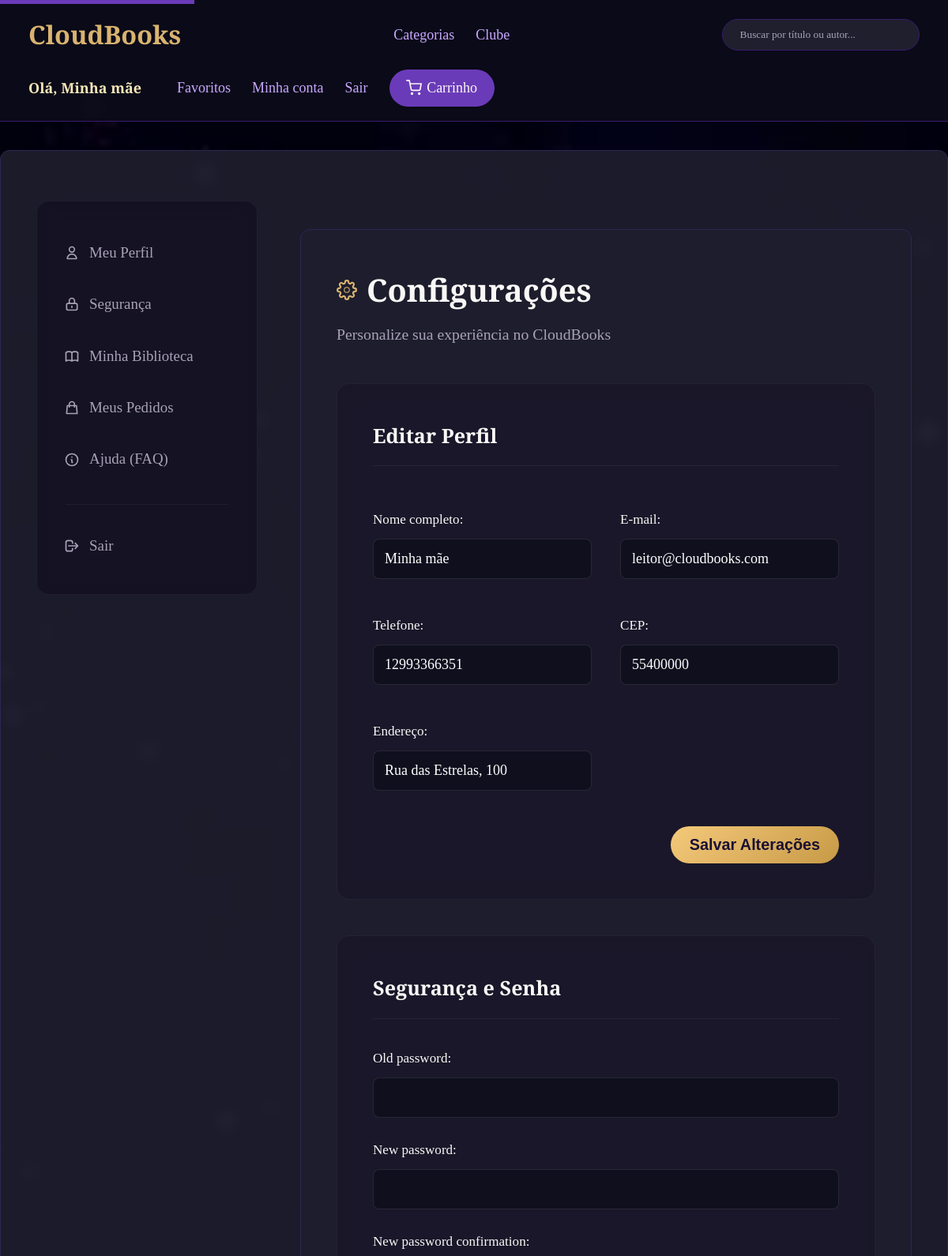
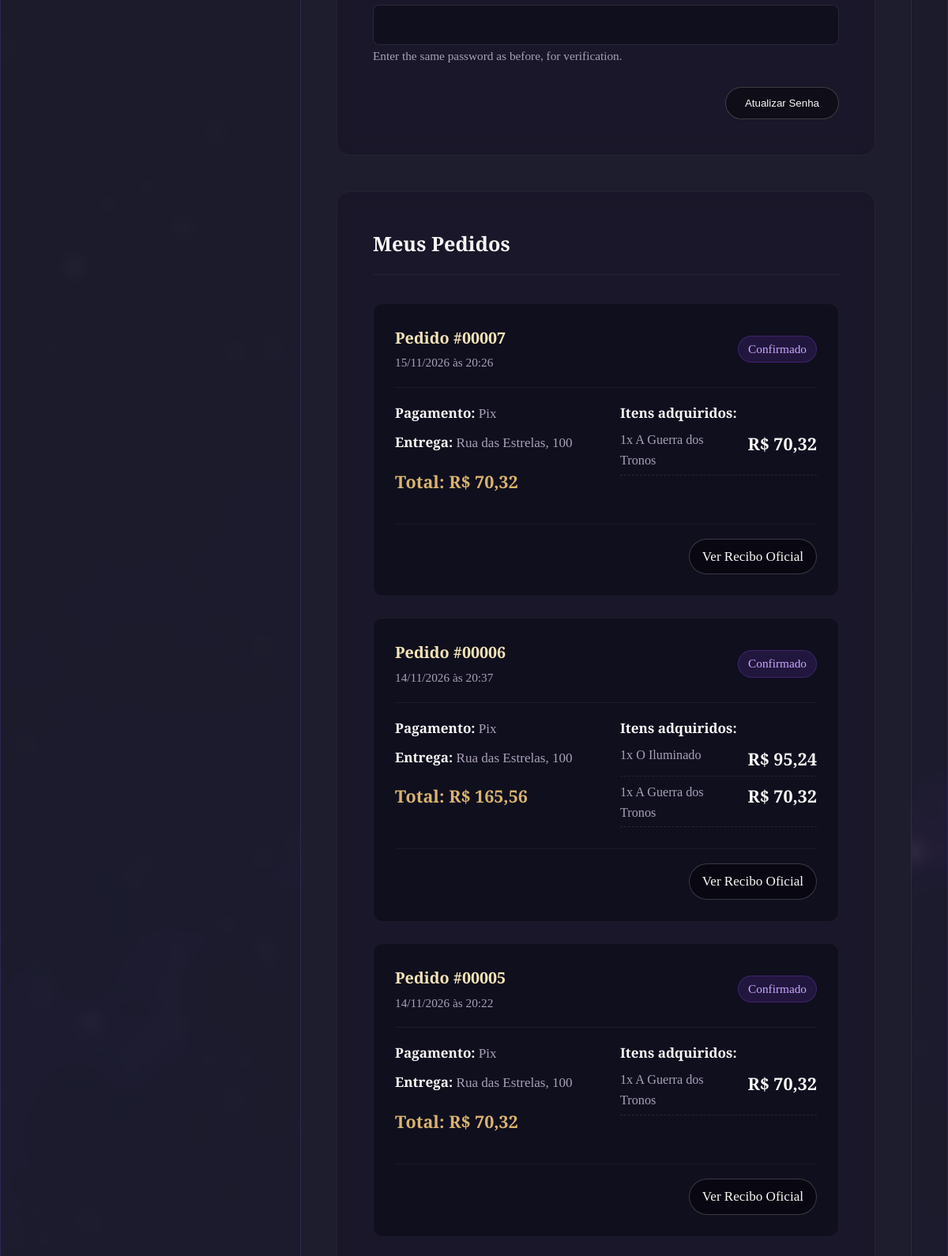
Screenshot of /conta/ (signed in, upper part) with the database file from the repository (2 pictures, top to bottom).
### loja/models.py (models this page shows, shortened)
class Usuario(AbstractUser):
    telefone = models.CharField(max_length=20, blank=True)
    cpf = models.CharField("CPF", max_length=14, blank=True)
    data_nascimento = models.DateField(null=True, blank=True)
    cep = models.CharField("CEP", max_length=9, blank=True)
    endereco = models.CharField("endereço", max_length=200, blank=True)

class Pedido(models.Model):
    STATUS = [
        ("pendente", "Pendente"),
        ("pago", "Pago"),
        ("enviado", "Enviado"),
        ("entregue", "Entregue"),
        ("cancelado", "Cancelado"),
    ]
    usuario = models.ForeignKey(
        Usuario, on_delete=models.CASCADE, related_name="pedidos"
    )
    criado_em = models.DateTimeField(auto_now_add=True)
    endereco = models.CharField("endereço de entrega", max_length=200)
    pagamento = models.CharField(max_length=40)
    total = models.DecimalField(max_digits=10, decimal_places=2)
    status = models.CharField(max_length=20, choices=STATUS, default="pago")
    class Meta:
        ordering = ["-criado_em"]

class ItemPedido(models.Model):
    pedido = models.ForeignKey(Pedido, on_delete=models.CASCADE, related_name="itens")
    livro = models.ForeignKey(
        Livro, on_delete=models.PROTECT, related_name="itens_pedido"
    )
    quantidade = models.PositiveIntegerField()
    preco_unitario = models.DecimalField(max_digits=8, decimal_places=2)

class Livro(models.Model):
    titulo = models.CharField(max_length=200)
    autor = models.CharField(max_length=150)
    categoria = models.ForeignKey(
        Categoria, on_delete=models.PROTECT, related_name="livros"
    )
    isbn = models.CharField("ISBN", max_length=17, unique=True)
    ano_publicacao = models.PositiveIntegerField("ano de publicação")
    num_paginas = models.PositiveIntegerField("número de páginas")
    idioma = models.CharField(max_length=40, default="Português")
    descricao = models.TextField("descrição ou sinopse")
    preco = models.DecimalField(max_digits=8, decimal_places=2)
    estoque = models.PositiveIntegerField("quantidade em estoque", default=0)
    capa = models.ImageField("capa", upload_to="capas/", blank=True, null=True)
    capa_url = models.URLField(max_length=500, blank=True, null=True)
    criado_em = models.DateTimeField(auto_now_add=True)
    class Meta:
        ordering = ["-criado_em"]

### loja/views.py (the view, shortened to what this page needs)
# urls.py: path("conta/", views.configuracoes, name="configuracoes"),
@login_required
def configuracoes(request):
    perfil = PerfilForm(instance=request.user)
    senha = PasswordChangeForm(request.user)
    if request.method == "POST" and "salvar_perfil" in request.POST:
        perfil = PerfilForm(request.POST, instance=request.user)
        if perfil.is_valid():
            perfil.save()
            messages.success(request, "Dados atualizados.")
            return redirect("configuracoes")
    return render(request, "configuracoes.html", {
        "perfil": perfil,
        "senha": senha,
        "pedidos": request.user.pedidos.prefetch_related("itens__livro"),
        "avaliacoes": request.user.posts.select_related("livro"),
    })

### loja/forms.py
class PerfilForm(BaseUsuarioForm):
    class Meta:
        model = Usuario
        fields = ["first_name", "email", "telefone", "cep", "endereco"]
        labels = ROTULOS

### loja/context_processors.py (called while the page is built)
def carrinho(request):
    if request.user.is_authenticated:
        return {"qtd_carrinho": sum(request.user.itens_carrinho.values_list("quantidade", flat=True))}
    return {"qtd_carrinho": 0}

### templates/configuracoes.html (shortened to what this page needs)
{% extends "home.html" %}
{% block conteudo %}
<div class="dashboard-layout">
  <aside class="dashboard-sidebar">
    <nav class="sidebar-nav">
      <a href="#perfil" class="nav-item"><svg width="20" height="20" fill="none" stroke="currentColor" viewBox="0 0 24 24"><path stroke-linecap="round" stroke-linejoin="round" stroke-width="2" d="M16 7a4 4 0 11-8 0 4 4 0 018 0zM12 14a7 7 0 00-7 7h14a7 7 0 00-7-7z"></path></svg> Meu Perfil</a>
      <a href="#senha" class="nav-item"><svg width="20" height="20" fill="none" stroke="currentColor" viewBox="0 0 24 24"><path stroke-linecap="round" stroke-linejoin="round" stroke-width="2" d="M12 15v2m-6 4h12a2 2 0 002-2v-6a2 2 0 00-2-2H6a2 2 0 00-2 2v6a2 2 0 002 2zm10-10V7a4 4 0 00-8 0v4h8z"></path></svg> Segurança</a>
      <a href="{% url 'favoritos' %}" class="nav-item"> Minha Biblioteca</a>
      <a href="#pedidos" class="nav-item"><svg width="20" height="20" fill="none" stroke="currentColor" viewBox="0 0 24 24"><path stroke-linecap="round" stroke-linejoin="round" stroke-width="2" d="M16 11V7a4 4 0 00-8 0v4M5 9h14l1 12H4L5 9z"></path></svg> Meus Pedidos</a>
      <a href="#ajuda" class="nav-item"><svg width="20" height="20" fill="none" stroke="currentColor" viewBox="0 0 24 24"><path stroke-linecap="round" stroke-linejoin="round" stroke-width="2" d="M13 16h-1v-4h-1m1-4h.01M21 12a9 9 0 11-18 0 9 9 0 0118 0z"></path></svg> Ajuda (FAQ)</a>
    </nav>
    <hr class="sidebar-divisor">
    <form method="post" action="{% url 'sair' %}">
      <button type="submit" class="nav-item btn-sair"><svg width="20" height="20" fill="none" stroke="currentColor" viewBox="0 0 24 24"><path stroke-linecap="round" stroke-linejoin="round" stroke-width="2" d="M17 16l4-4m0 0l-4-4m4 4H7m6 4v1a3 3 0 01-3 3H6a3 3 0 01-3-3V7a3 3 0 013-3h4a3 3 0 013 3v1"></path></svg> Sair</button>
    </form>
  </aside>
  <main class="dashboard-main">
    <header class="dashboard-header">
      <h1>
        Configurações
      </h1>
      <p>Personalize sua experiência no CloudBooks</p>
    </header>
    <section id="perfil" class="dashboard-panel">
      <h2 class="panel-titulo">Editar Perfil</h2>
      <form method="post" class="formulario-premium form-grid">
        {{ perfil.as_p }}
        <div class="form-actions">
          <button type="submit" name="salvar_perfil" class="btn-gold">Salvar Alterações</button>
        </div>
      </form>
    </section>
    <section id="senha" class="dashboard-panel">
      <h2 class="panel-titulo">Segurança e Senha</h2>
      <form method="post" class="formulario-premium" autocomplete="off">
        {{ senha.as_p }}
        <div class="form-actions">
          <button type="submit" name="trocar_senha" class="btn-dark-outline">Atualizar Senha</button>
        </div>
      </form>
    </section>
    <section id="pedidos" class="dashboard-panel">
      <h2 class="panel-titulo">Meus Pedidos</h2>
      {% if pedidos %}
        <div class="pedidos-lista">
          {% for pedido in pedidos %}
          <div class="pedido-card">
            <div class="pedido-header">
              <div class="pedido-id-data">
                <strong>Pedido #{{ pedido.pk|stringformat:"05d" }}</strong>
                <span class="pedido-data">{% if pedido.criado_em %}{{ pedido.criado_em|date:"d/m/Y \à\s H:i" }}{% else %}Recente{% endif %}</span>
              </div>
              <span class="badge-status">Confirmado</span>
            </div>
            <div class="pedido-corpo">
              <div class="pedido-info">
                <p><strong>Pagamento:</strong> {{ pedido.pagamento }}</p>
                <p><strong>Entrega:</strong> {{ pedido.endereco }}</p>
                <p class="pedido-total">Total: R$ {{ pedido.total }}</p>
              </div>
              <div class="pedido-itens">
                <p class="itens-titulo">Itens adquiridos:</p>
                <ul class="itens-lista">
                  {% for item in pedido.itens.all %}
                  <li>
                    <span>{{ item.quantidade }}x {{ item.livro.titulo }}</span>
                    <span class="item-preco">R$ {{ item.preco_unitario }}</span>
                  </li>
                  {% endfor %}
                </ul>
              </div>
            </div>
            <div class="pedido-acoes">
              <a href="{% url 'confirmacao' pedido.pk %}" class="btn-dark-outline btn-pequeno">Ver Recibo Oficial</a>
            </div>
          </div>
          {% endfor %}
        </div>
      {% endif %}
    </section>
  </main>
</div>
{% endblock %}

### templates/home.html (shortened to what this page needs)
{% load static %}
<!doctype html>
<html lang="pt-BR">
<head>
  <link rel="stylesheet" href="{% static 'css/estilo.css' %}">
</head>
<body class="{% block classe_corpo %}{% endblock %}">
<a href="#conteudo-principal" class="pular-navegacao">Saltar para o conteúdo principal</a>
{% block cabecalho %}
<header class="topo">
  <a class="marca" href="{% url 'home' %}" aria-label="CloudBooks - Página Inicial">CloudBooks</a>
  <nav aria-label="Navegação principal" class="nav-explorar">
    <a href="{% url 'categorias' %}">Categorias</a>
    <a href="{% url 'clube' %}">Clube</a>
  </nav>
  <form class="busca" action="{% url 'pesquisa' %}" method="get" role="search">
    <input id="campo-busca" type="search" name="q" placeholder="Buscar por título ou autor..." value="{{ request.GET.q }}">
  </form>
  <nav aria-label="Conta e Carrinho" class="nav-usuario">
    {% if user.is_authenticated %}
      <span style="color: var(--cor-dourado-claro); font-weight: 600; margin-right: 1rem;">Olá, {{ user.first_name|default:user.username }}</span>
      <a href="{% url 'favoritos' %}">Favoritos</a>
      <a href="{% url 'configuracoes' %}">Minha conta</a>
      <form method="post" action="{% url 'sair' %}" style="display: inline-block; margin: 0;">
        <button type="submit" style="background: none; border: none; color: var(--cor-lilas); cursor: pointer; font-family: inherit; font-size: 1rem; padding: 0;">Sair</button>
      </form>
      <a href="{% url 'carrinho' %}" class="link-carrinho" aria-label="Carrinho com {{ qtd_carrinho }} itens">
        Carrinho {% if qtd_carrinho > 0 %}<span class="badge-carrinho">{{ qtd_carrinho }}</span>{% endif %}
      </a>
    {% endif %}
  </nav>
</header>
{% endblock %}
<main id="conteudo-principal">
  {% block conteudo %}{% endblock %}
</main>
</body>
</html>

### rows the page displays
Usuario: first_name "Minha mãe", email "leitor@cloudbooks.com", telefone "12993366351", cep "55400000", endereco "Rua das Estrelas, 100"
Pedido: pk "00007", criado_em "15/11/2026 às 20:26", pagamento "Pix", endereco "Rua das Estrelas, 100", total "70,32"
ItemPedido: quantidade "1", livro.titulo "A Guerra dos Tronos", preco_unitario "70,32"
Pedido: pk "00006", criado_em "14/11/2026 às 20:37", pagamento "Pix", endereco "Rua das Estrelas, 100", total "165,56"
ItemPedido: quantidade "1", livro.titulo "O Iluminado", preco_unitario "95,24"
ItemPedido: quantidade "1", livro.titulo "A Guerra dos Tronos", preco_unitario "70,32"
Pedido: pk "00005", criado_em "14/11/2026 às 20:22", pagamento "Pix", endereco "Rua das Estrelas, 100", total "70,32"
ItemPedido: quantidade "1", livro.titulo "A Guerra dos Tronos", preco_unitario "70,32"
